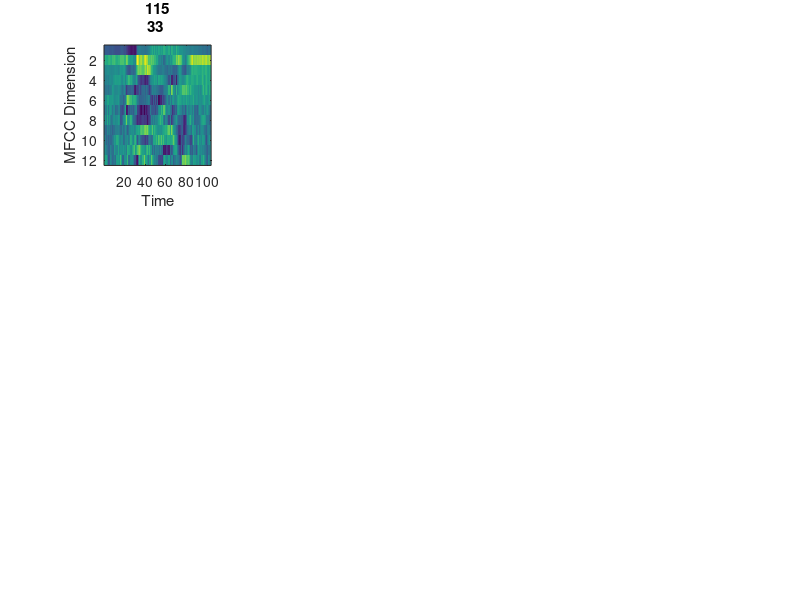

MATLAB code for this plot: (Note: this script raises an error after producing the figure.)
% Plot MFCCs of every training data
load MFCCS
figure()
for i = 1:11   
    subplot(3,4,i)
    h = imagesc(MFCCs{i}');
    title("Training Speaker " + i)
    xlabel("Time")
    ylabel("MFCC Dimension")
    ax = gca;
    ax.YDir = 'normal';
    c = colorbar;
    view([0,90]);
end

